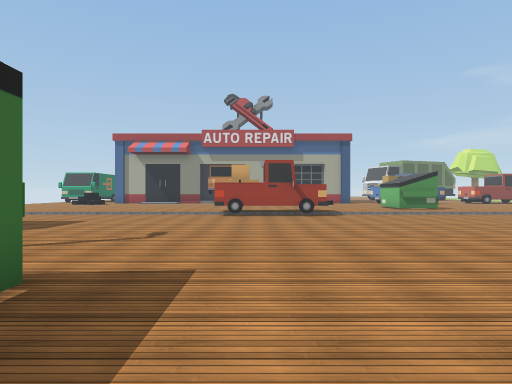
View 1 (above)

15 first-person views from a walk through a Unity game level. The camera is 1.5 m above the floor, looks level and sees 75° across. The floor is counted in squares, 2 m on a side. Each view is taken from the middle of a square. On the plan, view 1 faces up. The plan holds only what a view shows up to about 11 squares ahead; the rest is blank. The place goes on beyond the plan. The player character is not drawn. Some surface patterns are stand-ins.

View 2
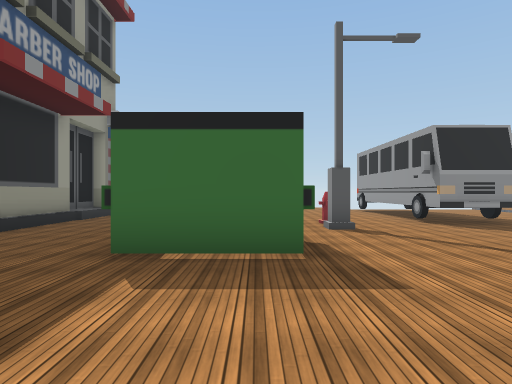

View 3
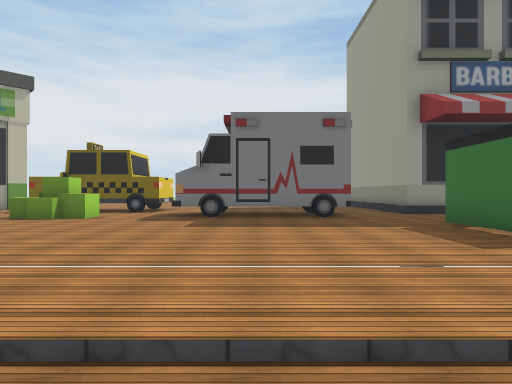

View 4
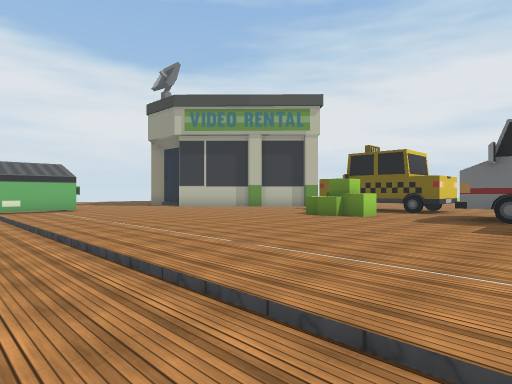

View 5
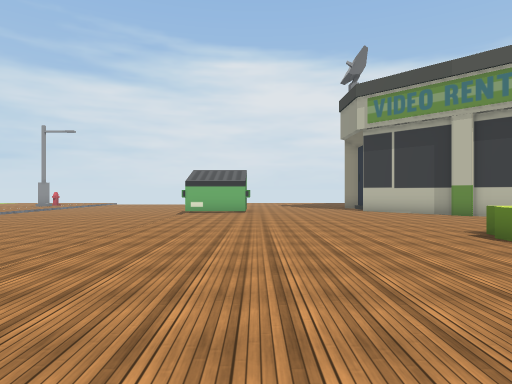

View 6
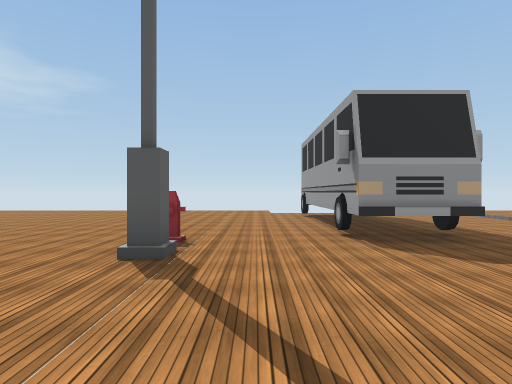

View 7
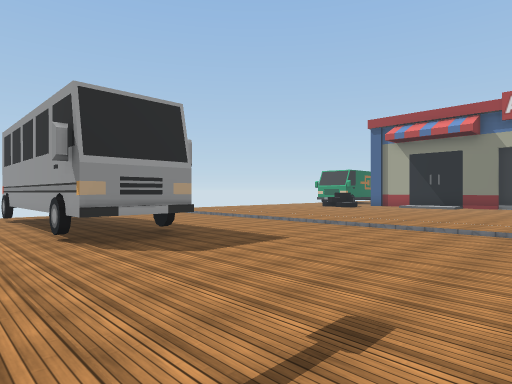

View 8
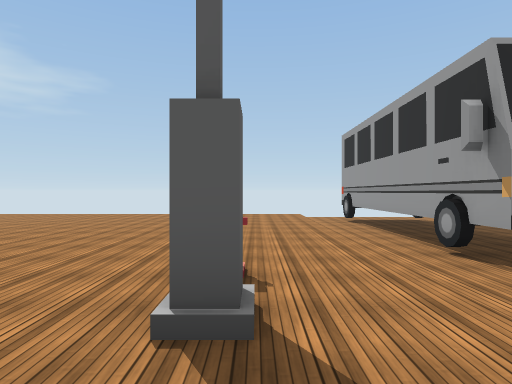

View 9
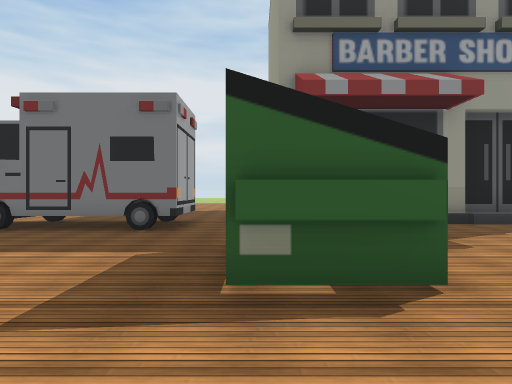

View 10
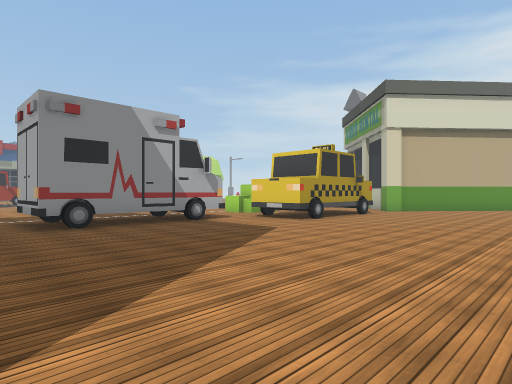

View 11
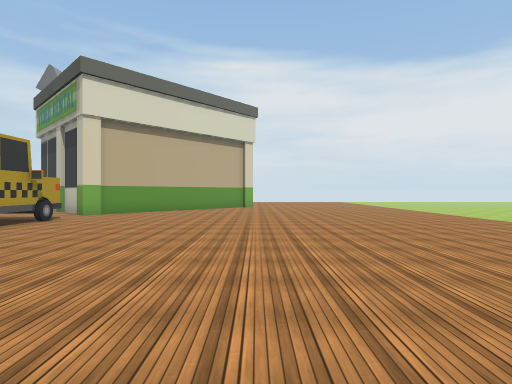

View 12
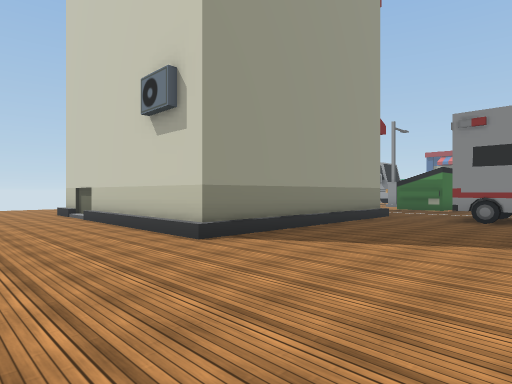

View 13
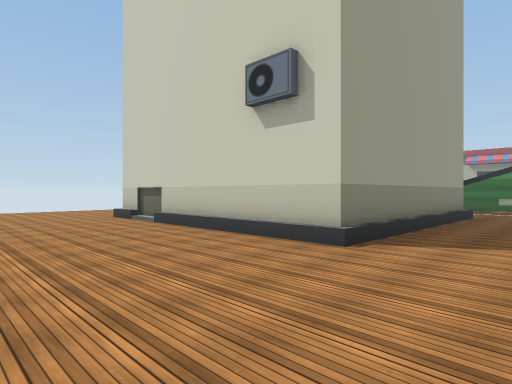

View 14
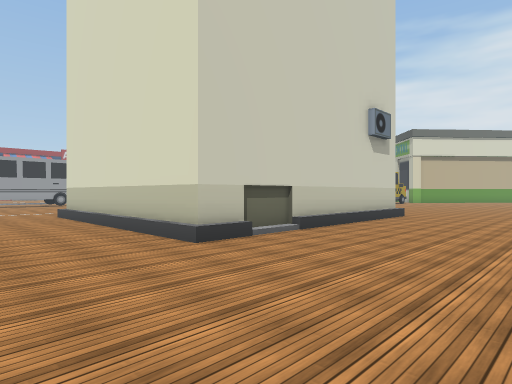

View 15
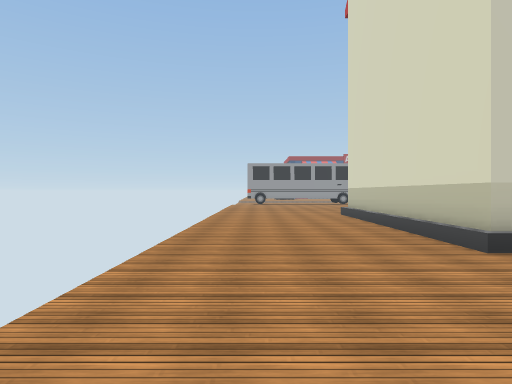

### Floor plan
Key: @ floor where view 1 was taken; # wall or solid block; . main floor; - floor 0.25 m lower than the main floor; : floor 0.5 m higher than the main floor; / step, stairs or slope; ^ raised ledge; W wheel; H hydrant; B bush; T thing the floor can be seen under or through; O other object.
Columns run from 14 left of view 1 to 14 right of it. Each row starts with its distance up from view 1.
 17           ..
 16          ...
 15         .....
 14        ......
 13   ..  .......
 12   -----------
 11    --------------------   --
 10   ---------------------  ---
  9 -O----W---------------  ----
  8 -      ^--------------------
  7 -W#^^^W#--------------------
  6 ----------------------------
  5 ............................O
  4 ........H#..................O
  3   ..........................
  2   .........O#...............
  1 ...........O#...............
  0 ..............@.............
 -1 .....................B......
 -2 ..............WT^WT..BB.....
 -3 ....#/:#####..T^^TT..   ....
 -4 ....####   #..W..W.#W^# ...#
 -5 ....#      #.......##^##.###
 -6 ....#      #........W..W.#
 -7 ....#      #..............
 -8 ....#      #..............
 -9 ....########..............
-10 ....////////..............
-11 ..........................
-12 ..........................
-13 ..........................
-14  .....    .....  .........

Positions as (right, up) in squares from view 1, and headings:
1: (0, 0), facing up
2: (2, 2), facing left
3: (2, 7), facing down
4: (2, 7), facing down-right
5: (2, 3), facing right
6: (-1, 5), facing left
7: (-1, 5), facing up-left
8: (-3, 4), facing left
9: (-2, 5), facing down
10: (-2, -11), facing up-right
11: (0, -11), facing right
12: (2, -13), facing up-left
13: (0, -14), facing up-left
14: (-13, -14), facing up-right
15: (-13, -14), facing up
